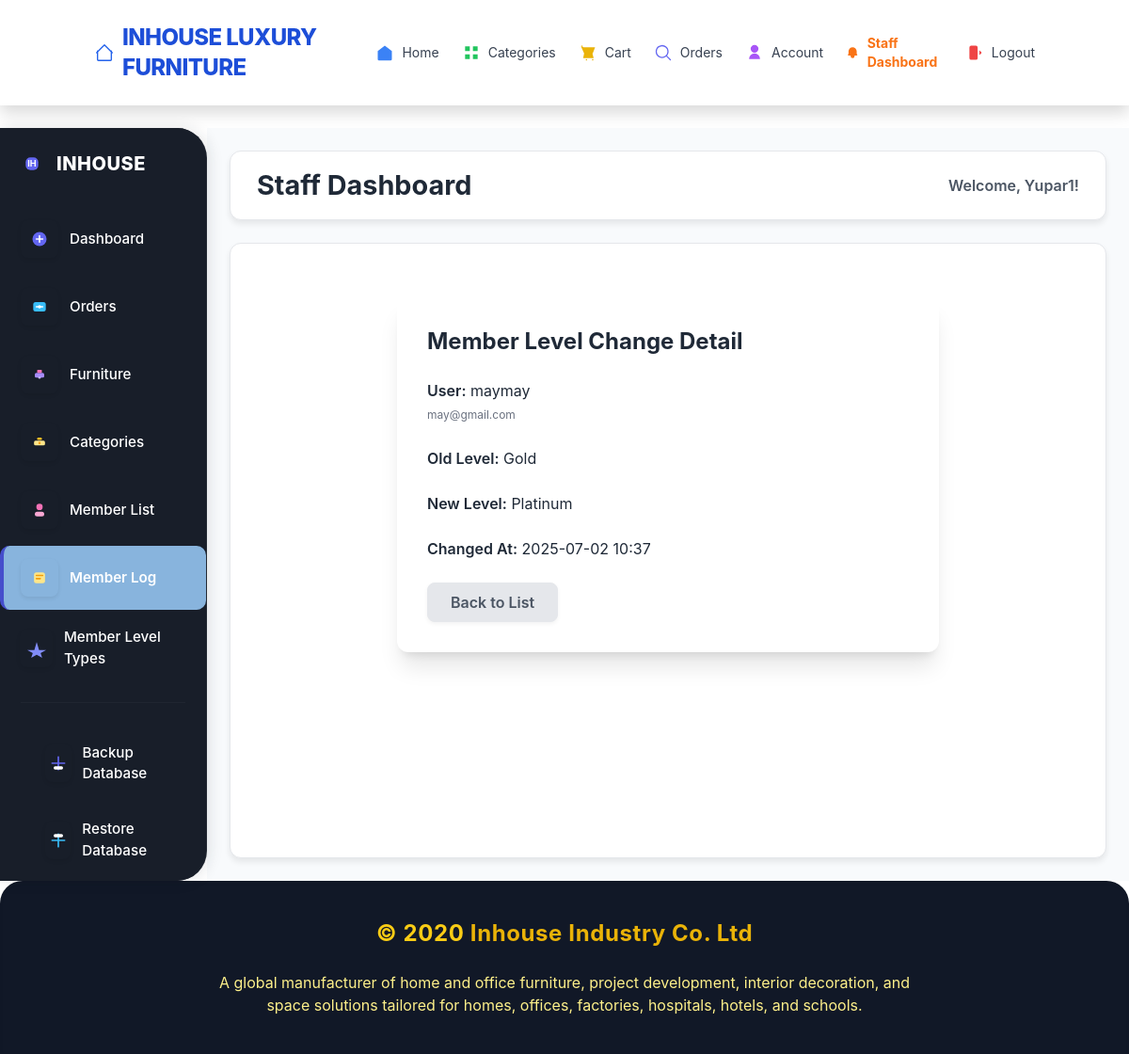
Page /staff/mbl/3/ (signed in) on the earlier database version.
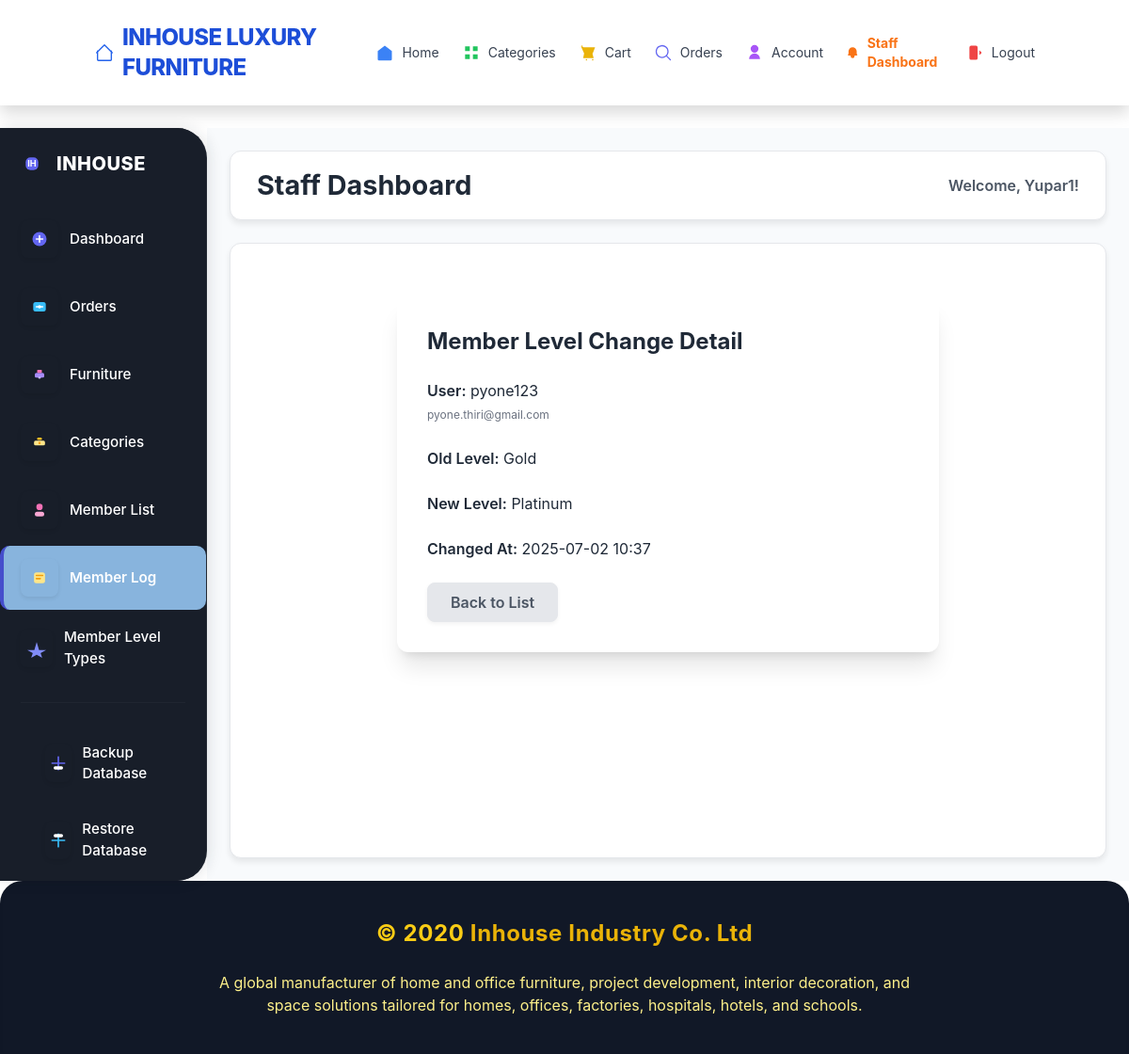
Same page on the later database version.
### store/models.py (models this page shows, shortened)
class UserMembershipLog(models.Model):
    user = models.ForeignKey(CustomUser, on_delete=models.CASCADE)
    old_level = models.CharField(max_length=20)
    new_level = models.CharField(max_length=20)
    changed_at = models.DateTimeField(auto_now_add=True)

class CustomUser(AbstractUser):
    phone = models.CharField(max_length=15, blank=True, null=True)
    nrc = models.CharField(max_length=30, blank=True)
    dob = models.DateField(null=True, blank=True)
    c_code = models.CharField(max_length=20, unique=True, blank=True)
    createdby = models.CharField(max_length=20, default='website')
    amount = models.DecimalField(
        max_digits=10,
        decimal_places=2,
        default=0.00
    )
    member_level_choices = [
        ('INHOUSE', 'Inhouse'),
        ('CLASSIC', 'Classic'),
        ('GOLD', 'Gold'),
        ('PLATINUM', 'Platinum'),
        ('DIAMOND', 'Diamond'),
        ('VVIP', 'VVIP'),
    ]
    member_level = models.CharField(
        max_length=10,
        choices=member_level_choices,
        default='Bronze'
    )

### store/views_staff.py (the view)
@login_required
@user_passes_test(is_staff_check)
def staff_mbl_detail(request, pk):
    membership_log = get_object_or_404(UserMembershipLog.objects.select_related('user'), pk=pk)
    context = {
        'membership_log': membership_log,
    }
    return render(request, 'staff/member_log_detail.html', context)

### store/views_staff.py (called while the page is built)
def is_staff_check(user):
    return user.is_authenticated and user.is_staff

### store/templates/staff/member_log_detail.html (shortened to what this page needs)
{% extends "staff/base_staff.html" %}
{% block content %}
<div class="max-w-xl mx-auto bg-white dark:bg-gray-900 rounded-xl shadow-xl p-8 mt-8">
    <h2 class="text-2xl font-bold mb-6">Member Level Change Detail</h2>
    <div class="mb-4">
        <span class="font-semibold">User:</span>
        {{ membership_log.user.username }}<br>
        <span class="text-xs text-gray-500">{{ membership_log.user.email }}</span>
    </div>
    <div class="mb-4">
        <span class="font-semibold">Old Level:</span>
        {{ membership_log.old_level }}
    </div>
    <div class="mb-4">
        <span class="font-semibold">New Level:</span>
        {{ membership_log.new_level }}
    </div>
    <div class="mb-4">
        <span class="font-semibold">Changed At:</span>
        {{ membership_log.changed_at|date:"Y-m-d H:i" }}
    </div>
    <a href="{% url 'staff_mbl_list' %}" class="btn-secondary px-4 py-2 rounded-lg">Back to List</a>
</div>
{% endblock %}

Differences in the rows shown:
changed through a linked row, UserMembershipLog "Gold": user.username "maymay" → "pyone123"; user.email "may@gmail.com" → "pyone.thiri@gmail.com"
